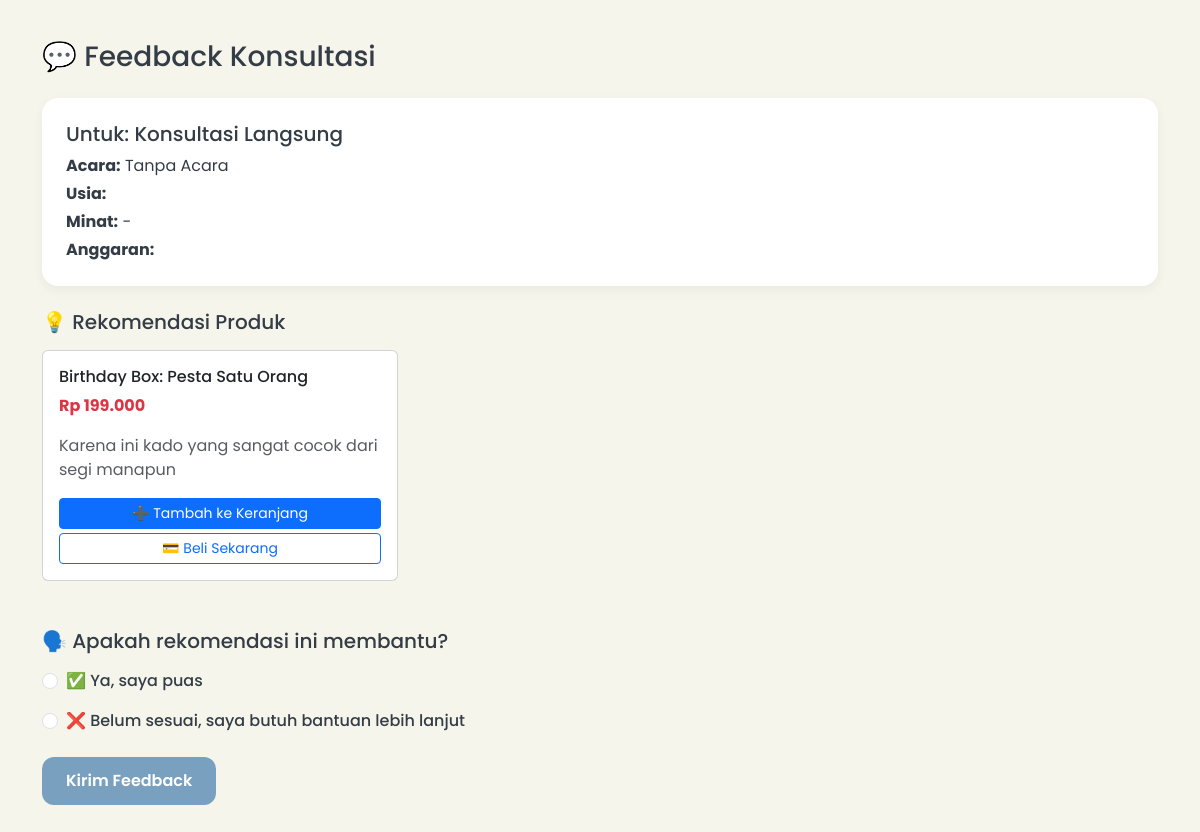
The app's page /public/index.php?page=consultation_feedback&id=4 (signed in) with its own data.
### tables this page shows
CREATE TABLE `consultations` (
  `id` int(11) NOT NULL,
  `user_id` int(11) NOT NULL,
  `recipient` varchar(50) DEFAULT NULL,
  `status` enum('submitted','in_progress','suggested','completed') DEFAULT 'submitted',
  `last_read_at` datetime DEFAULT NULL,
  `created_at` datetime DEFAULT current_timestamp(),
  `occasion` varchar(50) DEFAULT NULL,
  `age_range` varchar(20) DEFAULT NULL,
  `interests` text DEFAULT NULL,
  `budget_range` varchar(20) DEFAULT NULL
);

CREATE TABLE `consultation_suggestions` (
  `id` int(11) NOT NULL,
  `consultation_id` int(11) NOT NULL,
  `product_id` int(11) NOT NULL,
  `reason` text DEFAULT NULL,
  `created_at` datetime DEFAULT current_timestamp()
);

CREATE TABLE `products` (
  `id` int(11) NOT NULL,
  `category_id` int(11) DEFAULT NULL COMMENT 'Relasi ke categories.id',
  `name` varchar(150) NOT NULL COMMENT 'Nama produk',
  `description` text DEFAULT NULL COMMENT 'Deskripsi produk',
  `price` decimal(12,2) NOT NULL COMMENT 'Harga',
  `discount` decimal(5,2) DEFAULT 0.00 COMMENT 'Diskon (%)',
  `stock` int(11) NOT NULL DEFAULT 0 COMMENT 'Jumlah stok',
  `featured` tinyint(1) DEFAULT 0 COMMENT 'Produk unggulan (0=Tidak, 1=Ya)',
  `created_at` datetime DEFAULT current_timestamp() COMMENT 'Waktu ditambahkan',
  `updated_at` datetime DEFAULT NULL
);

### app/controllers/ConsultationController.php (called while the page is built, shortened)
<?php
require_once __DIR__ . '/../models/Consultation.php';
require_once __DIR__ . '/../models/ConsultationSuggestion.php';
class ConsultationController
{
    private $db, $cons, $suggest, $feedback;
    public function __construct()
    {
        $this->cons = new Consultation();
        $this->suggest = new ConsultationSuggestion();
    }
    public function feedbackForm()
    {
        $id = $_GET['id'];
        $consultation = $this->cons->find($id);
        $suggestions = $this->suggest->getByConsultation($id);
        include __DIR__ . '/../views/consultations/feedback.php';
    }
}

### app/models/DB.php (called while the page is built, shortened)
<?php
class DB
{
    private static $instance = null;
    private function __construct()
    {
        $cfg = include __DIR__ . '/../../config/database.php';
        $dsn = "mysql:host={$cfg['DB_HOST']};dbname={$cfg['DB_NAME']};charset={$cfg['DB_CHAR']}";
        $options = [
            PDO::ATTR_ERRMODE => PDO::ERRMODE_EXCEPTION,
            PDO::ATTR_DEFAULT_FETCH_MODE => PDO::FETCH_ASSOC,
            PDO::ATTR_PERSISTENT => false,
        ];
        try {
            $this->pdo = new PDO($dsn, $cfg['DB_USER'], $cfg['DB_PASS'], $options);
        } catch (PDOException $e) {
            error_log("Database connection failed: " . $e->getMessage());
            die("⚠️ Tidak dapat terhubung ke database. Silakan periksa konfigurasi.");
        }
    }
    public static function getInstance()
    {
        if (!self::$instance) {
            self::$instance = new DB();
        }
        return self::$instance->pdo;
    }
}

### config/database.php (called while the page is built, shortened)
<?php
return [
    'DB_HOST' => '127.0.0.1',
    'DB_NAME' => 'ruang_rasa',
    'DB_USER' => 'root',
    'DB_PASS' => 'Root@1234',
    'DB_CHAR' => 'utf8mb4',
];

### app/models/Consultation.php (called while the page is built, shortened)
<?php
require_once __DIR__ . '/DB.php';
class Consultation
{
    private $db;
    public function __construct()
    {
        $this->db = DB::getInstance();
    }
    public function find($id)
    {
        $q = $this->db->prepare("
            SELECT c.*, u.name as user_name
            FROM consultations c
            JOIN users u ON u.id=c.user_id
            WHERE c.id=?
        ");
        $q->execute([$id]);
        return $q->fetch();
    }
}

### app/models/ConsultationSuggestion.php (called while the page is built, shortened)
<?php
require_once __DIR__ . '/DB.php';
class ConsultationSuggestion
{
    private $db;
    public function __construct()
    {
        $this->db = DB::getInstance();
    }
    public function getByConsultation($id)
    {
        $sql = "
            SELECT cs.*, p.name AS product_name, p.price
            FROM consultation_suggestions cs
            JOIN products p ON p.id = cs.product_id
            WHERE cs.consultation_id=?
        ";
        $q = $this->db->prepare($sql);
        $q->execute([$id]);
        return $q->fetchAll();
    }
}

### app/views/consultations/feedback.php (the view, shortened to what this page needs)
<!doctype html>
<html lang="id">
<head>
    <link href="https://cdn.jsdelivr.net/npm/bootstrap@5.3.2/dist/css/bootstrap.min.css" rel="stylesheet">
</head>
<body>
    <div class="container py-4">
        <h3 class="mb-4">💬 Feedback Konsultasi</h3>
        <div class="feedback-card mb-4">
            <div class="card-body">
                <h5 class="card-title mb-2">Untuk:
                    <?= htmlspecialchars($consultation['recipient'] ?? '-', ENT_QUOTES, 'UTF-8') ?>
                </h5>
                <p class="mb-1"><strong>Acara:</strong>
                    <?= htmlspecialchars($consultation['occasion'] ?? '-', ENT_QUOTES, 'UTF-8') ?></p>
                <p class="mb-1"><strong>Usia:</strong>
                    <?= htmlspecialchars($consultation['age_range'] ?? '-', ENT_QUOTES, 'UTF-8') ?></p>
                <p class="mb-1">
                    <strong>Minat:</strong>
                    <?php
                    $interests = !empty($consultation['interests']) ? json_decode($consultation['interests'], true) : false;
                    echo $interests ? htmlspecialchars(implode(', ', $interests), ENT_QUOTES, 'UTF-8') : '-';
                    ?>
                </p>
                <p class="mb-0"><strong>Anggaran:</strong>
                    <?= htmlspecialchars($consultation['budget_range'] ?? '-', ENT_QUOTES, 'UTF-8') ?></p>
            </div>
        </div>
        <h5 class="mb-3">💡 Rekomendasi Produk</h5>
        <?php if ($suggestions): ?>
            <div class="row mt-3">
                <?php foreach ($suggestions as $s): ?>
                    <div class="col-md-4 mb-3">
                        <div class="card h-100">
                            <div class="card-body d-flex flex-column">
                                <h6><?= htmlspecialchars($s['product_name']) ?></h6>
                                <p class="text-danger fw-bold">Rp <?= number_format($s['price'], 0, ',', '.') ?></p>
                                <p class="text-muted flex-grow-1"><?= htmlspecialchars($s['reason']) ?></p>
                                <form method="post" action="?page=add_to_cart" class="mt-auto">
                                    <button type="submit" class="btn btn-primary btn-sm w-100 mb-1">
                                        ➕ Tambah ke Keranjang
                                    </button>
                                </form>
                                <a href="?page=checkout&product_id=<?= $s['product_id'] ?>"
                                    class="btn btn-outline-primary btn-sm w-100">
                                    💳 Beli Sekarang
                                </a>
                            </div>
                        </div>
                    </div>
                <?php endforeach; ?>
            </div>
        <?php else: ?>
            <p class="text-muted">Belum ada rekomendasi.</p>
        <?php endif; ?>
        <h5 class="mb-3">🗣️ Apakah rekomendasi ini membantu?</h5>
        <form method="post"
            action="?page=consultation_feedback_submit&id=<?= htmlspecialchars($_GET['id'] ?? '', ENT_QUOTES, 'UTF-8') ?>">
            <div class="mb-4">
                <div class="form-check mb-3">
                    <input class="form-check-input" type="radio" name="satisfaction" value="satisfied" id="sat"
                        required>
                    <label class="form-check-label" for="sat">✅ Ya, saya puas</label>
                </div>
                <div class="form-check">
                    <input class="form-check-input" type="radio" name="satisfaction" value="unsatisfied" id="unsat"
                        required>
                    <label class="form-check-label" for="unsat">❌ Belum sesuai, saya butuh bantuan lebih lanjut</label>
                </div>
            </div>
            <button type="submit" class="btn-submit" aria-label="Kirim feedback">Kirim Feedback</button>
        </form>
    </div>
</body>
</html>

### app/views/consultations/feedback.php (style rules this page uses)
:root { --off-white: #F5F5EC; --soft-blue: #79A1BF; --soft-peach: #E7A494; --dark-grey: #343D46; }
body { background-color: var(--off-white); font-family: 'Poppins', sans-serif; color: var(--dark-grey); padding: 1rem 0; }
.feedback-card, .suggestion-card { background: white; border-radius: 16px; box-shadow: 0 4px 12px rgba(0, 0, 0, 0.05); border: none; }
.feedback-card .card-body { padding: 1.5rem; }
.form-check-label { font-weight: 500; line-height: 1.5; }
.btn-submit { background-color: var(--soft-blue); color: white; border: none; border-radius: 12px; padding: 0.75rem 1.5rem; font-weight: 600; font-size: 1rem; transition: background-color 0.2s, transform 0.2s; }

### records on screen
consultations: recipient "Konsultasi Langsung", occasion "Tanpa Acara"
consultation_suggestions: product.name "Birthday Box: Pesta Satu Orang", product.price "199.000", reason "Karena ini kado yang sangat cocok dari segi manapun"
